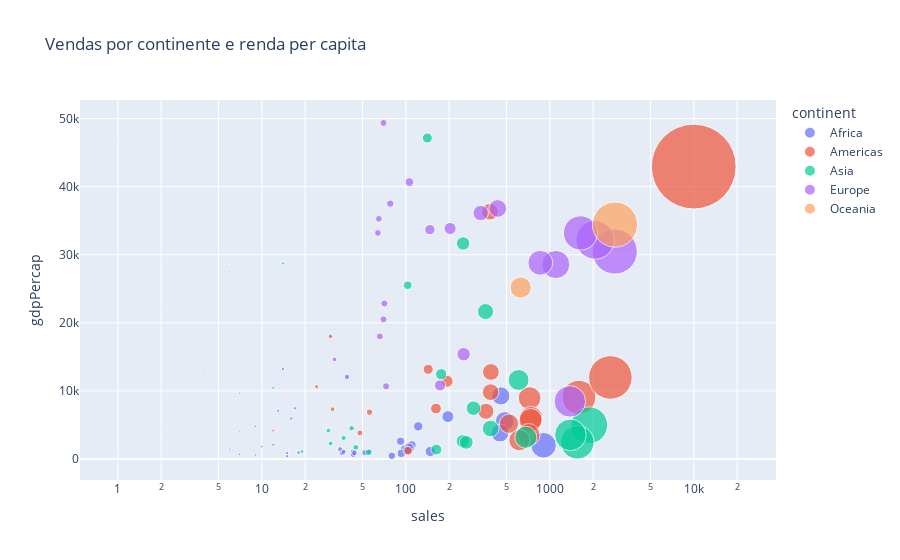

The notebook cell saved with this chart:
### Code cell
fig = px.scatter(
    bestsellers, 
    y="gdpPercap", 
    x="sales",
	size="sales", 
    color="continent",
    hover_name="country", 
    log_x=True, 
    size_max=60,
    title='Vendas por continente e renda per capita'
)
fig.show()

### Figure 1 — Plotly figure (JSON) as saved in the notebook; plotly's stock layout.template omitted (floating-point values rounded to 4 significant figures)
{"data": [{"hovertemplate": "<b>%{hovertext}</b><br><br>continent=Africa<br>sales=%{marker.size}<br>gdpPercap=%{y}<extra></extra>", "hovertext": ["Algeria", "Angola", "Benin", "Botswana", "Burkina Faso", "Burundi", "Cameroon", "Central African Republic", "Chad", "Cote d'Ivoire", "Djibouti", "Egypt", "Equatorial Guinea", "Eritrea", "Ethiopia", "Gabon", "Ghana", "Guinea", "Guinea-Bissau", "Kenya", "Lesotho", "Liberia", "Libya", "Madagascar", "Malawi", "Mali", "Mauritania", "Morocco", "Mozambique", "Namibia", "Niger", "Nigeria", "Rwanda", "Senegal", "Sierra Leone", "Somalia", "South Africa", "Sudan", "Swaziland", "Tanzania", "Togo", "Tunisia", "Uganda", "Zambia", "Zimbabwe"], "legendgroup": "Africa", "marker": {"color": "#636efa", "size": [196, 122, 35, 4, 6, 2, 110, 7, 2, 107, 12, 487, 3, 2, 7, 14, 102, 18, 9, 98, 6, 15, 39, 56, 1, 43, 10, 451, 93, 9, 43, 905, 36, 105, 15, 52, 457, 92, 2, 148, 44, 13, 37, 102, 80], "sizemode": "area", "sizeref": 2.776, "symbol": "circle"}, "mode": "markers", "name": "Africa", "orientation": "v", "showlegend": true, "type": "scatter", "x": [196, 122, 35, 4, 6, 2, 110, 7, 2, 107, 12, 487, 3, 2, 7, 14, 102, 18, 9, 98, 6, 15, 39, 56, 1, 43, 10, 451, 93, 9, 43, 905, 36, 105, 15, 52, 457, 92, 2, 148, 44, 13, 37, 102, 80], "xaxis": "x", "y": [6223.0, 4797.0, 1441.0, 12570.0, 1217.0, 430.1, 2042.0, 706.0, 1704.0, 1545.0, 2082.0, 5581.0, 12150.0, 641.4, 690.8, 13210.0, 1328.0, 942.7, 579.2, 1463.0, 1569.0, 414.5, 12060.0, 1045.0, 759.3, 1043.0, 1803.0, 3820.0, 823.7, 4811.0, 619.7, 2014.0, 863.1, 1712.0, 862.5, 926.1, 9270.0, 2602.0, 4513.0, 1107.0, 883.0, 7093.0, 1056.0, 1271.0, 469.7], "yaxis": "y"}, {"hovertemplate": "<b>%{hovertext}</b><br><br>continent=Americas<br>sales=%{marker.size}<br>gdpPercap=%{y}<extra></extra>", "hovertext": ["Argentina", "Bolivia", "Brazil", "Canada", "Chile", "Colombia", "Costa Rica", "Cuba", "Dominican Republic", "Ecuador", "El Salvador", "Guatemala", "Haiti", "Honduras", "Jamaica", "Mexico", "Nicaragua", "Panama", "Paraguay", "Peru", "Trinidad and Tobago", "United States", "Uruguay", "Venezuela"], "legendgroup": "Americas", "marker": {"color": "#EF553B", "size": [390, 48, 1593, 384, 143, 360, 7, 724, 742, 56, 736, 521, 104, 713, 31, 2635, 614, 388, 12, 162, 30, 9994, 24, 194], "sizemode": "area", "sizeref": 2.776, "symbol": "circle"}, "mode": "markers", "name": "Americas", "orientation": "v", "showlegend": true, "type": "scatter", "x": [390, 48, 1593, 384, 143, 360, 7, 724, 742, 56, 736, 521, 104, 713, 31, 2635, 614, 388, 12, 162, 30, 9994, 24, 194], "xaxis": "x", "y": [12780.0, 3822.0, 9066.0, 36320.0, 13170.0, 7007.0, 9645.0, 8948.0, 6025.0, 6873.0, 5728.0, 5186.0, 1202.0, 3548.0, 7321.0, 11980.0, 2749.0, 9809.0, 4173.0, 7409.0, 18010.0, 42950.0, 10610.0, 11420.0], "yaxis": "y"}, {"hovertemplate": "<b>%{hovertext}</b><br><br>continent=Asia<br>sales=%{marker.size}<br>gdpPercap=%{y}<extra></extra>", "hovertext": ["Afghanistan", "Bahrain", "Bangladesh", "Cambodia", "China", "India", "Indonesia", "Iran", "Iraq", "Israel", "Japan", "Jordan", "Kuwait", "Lebanon", "Malaysia", "Mongolia", "Nepal", "Oman", "Pakistan", "Philippines", "Saudi Arabia", "Singapore", "Sri Lanka", "Syria", "Taiwan", "Thailand", "Vietnam", "Yemen"], "legendgroup": "Asia", "marker": {"color": "#00cc96", "size": [55, 2, 163, 45, 1880, 1554, 1390, 607, 388, 103, 250, 42, 1, 12, 176, 37, 19, 2, 249, 681, 358, 141, 7, 29, 14, 295, 263, 30], "sizemode": "area", "sizeref": 2.776, "symbol": "circle"}, "mode": "markers", "name": "Asia", "orientation": "v", "showlegend": true, "type": "scatter", "x": [55, 2, 163, 45, 1880, 1554, 1390, 607, 388, 103, 250, 42, 1, 12, 176, 37, 19, 2, 249, 681, 358, 141, 7, 29, 14, 295, 263, 30], "xaxis": "x", "y": [974.6, 29800.0, 1391.0, 1714.0, 4959.0, 2452.0, 3541.0, 11610.0, 4471.0, 25520.0, 31660.0, 4519.0, 47310.0, 10460.0, 12450.0, 3096.0, 1091.0, 22320.0, 2606.0, 3190.0, 21650.0, 47140.0, 3970.0, 4185.0, 28720.0, 7458.0, 2442.0, 2281.0], "yaxis": "y"}, {"hovertemplate": "<b>%{hovertext}</b><br><br>continent=Europe<br>sales=%{marker.size}<br>gdpPercap=%{y}<extra></extra>", "hovertext": ["Albania", "Austria", "Belgium", "Bosnia and Herzegovina", "Bulgaria", "Croatia", "Czech Republic", "Denmark", "Finland", "France", "Germany", "Greece", "Hungary", "Ireland", "Italy", "Montenegro", "Netherlands", "Norway", "Poland", "Portugal", "Romania", "Serbia", "Slovenia", "Spain", "Sweden", "Switzerland", "Turkey", "United Kingdom"], "legendgroup": "Europe", "marker": {"color": "#ab63fa", "size": [16, 331, 147, 17, 73, 32, 71, 65, 64, 2827, 2063, 6, 66, 106, 1100, 4, 435, 70, 252, 70, 173, 2, 3, 859, 203, 78, 1378, 1633], "sizemode": "area", "sizeref": 2.776, "symbol": "circle"}, "mode": "markers", "name": "Europe", "orientation": "v", "showlegend": true, "type": "scatter", "x": [16, 331, 147, 17, 73, 32, 71, 65, 64, 2827, 2063, 6, 66, 106, 1100, 4, 435, 70, 252, 70, 173, 2, 3, 859, 203, 78, 1378, 1633], "xaxis": "x", "y": [5937.0, 36130.0, 33690.0, 7446.0, 10680.0, 14620.0, 22830.0, 35280.0, 33210.0, 30470.0, 32170.0, 27540.0, 18010.0, 40680.0, 28570.0, 9254.0, 36800.0, 49360.0, 15390.0, 20510.0, 10810.0, 9787.0, 25770.0, 28820.0, 33860.0, 37510.0, 8458.0, 33200.0], "yaxis": "y"}, {"hovertemplate": "<b>%{hovertext}</b><br><br>continent=Oceania<br>sales=%{marker.size}<br>gdpPercap=%{y}<extra></extra>", "hovertext": ["Australia", "New Zealand"], "legendgroup": "Oceania", "marker": {"color": "#FFA15A", "size": [2837, 628], "sizemode": "area", "sizeref": 2.776, "symbol": "circle"}, "mode": "markers", "name": "Oceania", "orientation": "v", "showlegend": true, "type": "scatter", "x": [2837, 628], "xaxis": "x", "y": [34440.0, 25190.0], "yaxis": "y"}], "layout": {"legend": {"itemsizing": "constant", "title": {"text": "continent"}, "tracegroupgap": 0}, "title": {"text": "Vendas por continente e renda per capita"}, "xaxis": {"anchor": "y", "domain": [0, 1], "title": {"text": "sales"}, "type": "log"}, "yaxis": {"anchor": "x", "domain": [0, 1], "title": {"text": "gdpPercap"}}}}
